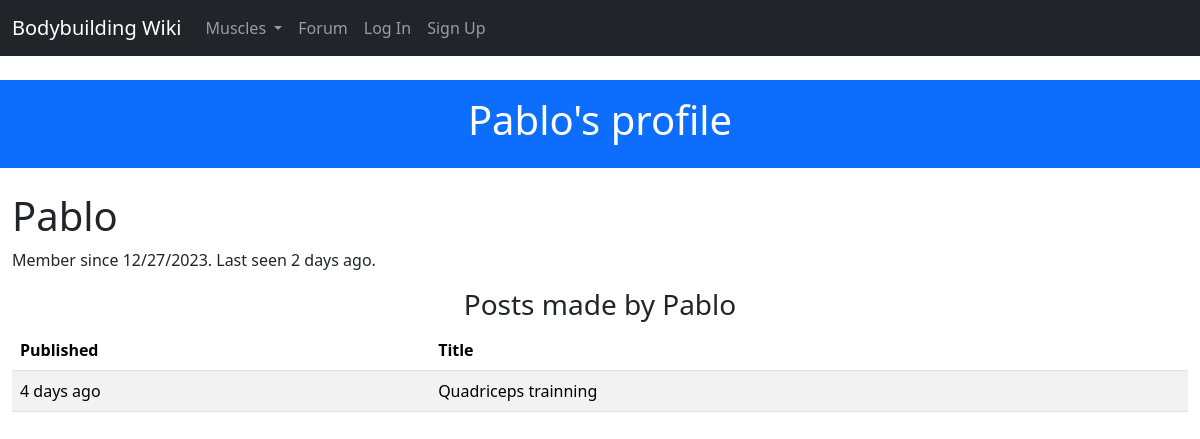
The app's page /auth/user/Pablo with its own data.
### project/auth/models.py (models this page shows, shortened)
class User(UserMixin, db.Model):
    __tablename__ = 'users'
    id = db.Column(db.Integer, primary_key=True)
    username = db.Column(db.String(64), unique=True, index=True)
    email = db.Column(db.String(64), unique=True, index=True)
    role_id = db.Column(db.Integer, db.ForeignKey('roles.id'))
    name = db.Column(db.String(64))
    location = db.Column(db.String(64))
    about_me = db.Column(db.Text())
    member_since = db.Column(db.DateTime(), default=datetime.utcnow) # datetime.utcnow is missing the () at the end. This is because the default argument in db.Column() can take a function as a value.
    last_seen = db.Column(db.DateTime(), default=datetime.utcnow)
    password_hash = db.Column(db.String(128))
    posts = db.relationship('Post', backref='author', lazy='dynamic')
    comments = db.relationship('Comment', backref='author', lazy='dynamic')
    papers_saved = db.relationship('PaperSaved', lazy='dynamic')
    def can(self, perm):
        return self.role is not None and self.role.has_permission(perm)
    @property
    def password(self):
        raise AttributeError('password is not a readable attribute')

### project/forum/models.py (models this page shows)
class Post(db.Model):
 __tablename__ = 'posts'
 id = db.Column(db.Integer, primary_key=True)
 title = db.Column(db.String(50))
 body = db.Column(db.Text)
 timestamp = db.Column(db.DateTime, index=True, default=datetime.utcnow)
 author_id = db.Column(db.Integer, db.ForeignKey('users.id'))
 comments = db.Relationship('Comment', backref='post', lazy='dynamic')

### project/auth/views.py (the view)
@auth.route('/user/<username>')
def user_detail(username):
    user_profile = User.query.filter_by(username=username).first_or_404()
    return render_template('user.html', user_profile=user_profile)

### project/auth/models.py (called while the page is built)
    def is_admin(self):
        return False

### project/auth/views.py (called while the page is built)
@auth.before_request
def before_request():
    if current_user.is_authenticated:
        current_user.ping()

### project/main/__init__.py (called while the page is built)
@main.app_context_processor
def inject_user():
    return dict(user=current_user or None)

@main.app_context_processor
def inject_permissions():
    return dict(Permission=Permission)

@main.app_context_processor
def inject_muscles():
    return dict(muscles=Muscle.query.all())

### project/templates/user.html (shortened to what this page needs)
{% extends "base.html" %}
{% block header %}
{% if user_profile == user %}
    Your profile
{% else %}
    {{ user_profile.username }}'s profile
{% endif %}
{% endblock header %}
{% block content %}
    <div class="page-header">
        <h1>{{ user_profile.username }}</h1>
        <p>
            Member since {{ moment(user_profile.member_since).format('L') }}.
            Last seen {{ moment(user_profile.last_seen).fromNow() }}.
        </p>
    </div>
    {% if user_profile.posts %}
        <h3 class="text-center">Posts made by {{user_profile.username }}</h3>
        <table class="table table-striped table-hover">
            <thead>
                <th scope="col">Published</th>
                <th scope="col">Title</th>
            </thead>
            <tbody>
                {% for post in user_profile.posts %}
                <tr scope="row">
                    <td>{{ moment(post.timestamp).fromNow() }}</td>
                    <td>{{post.title}}</td>
                </tr>
                {% endfor %}
            </tbody>
        </table>
    {% endif %}
{% endblock %}

### records on screen
User: username "Pablo", member_since "12/27/2023", last_seen "2 days ago"
Post: timestamp "4 days ago", title "Quadriceps trainning"
